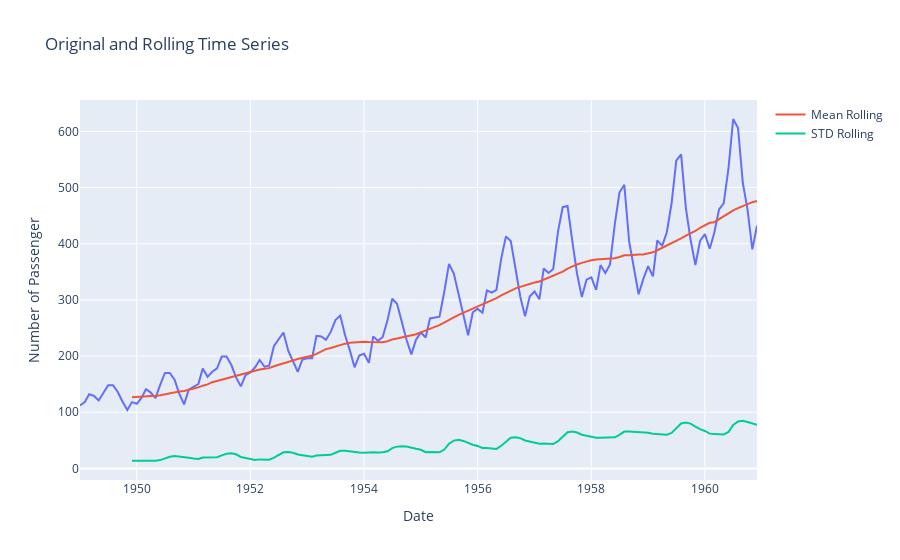

Source (notebook cell):
### Code cell
fig = px.line(
    df,
    x=df.index,
    y="Number of Passenger",
    title="Original and Rolling Time Series",
)
fig.add_scatter(x=df.index, y=rolling_mean, mode="lines", name="Mean Rolling")
fig.add_scatter(x=df.index, y=rolling_std, mode="lines", name="STD Rolling")
fig.show()

### Figure 1 — Plotly figure (JSON) as saved in the notebook; plotly's stock layout.template omitted (floating-point values rounded to 4 significant figures; data arrays with more than 128 entries replaced by an {"elided": "..."} marker saying what was removed)
{"data": [{"hovertemplate": "Date=%{x}<br>Number of Passenger=%{y}<extra></extra>", "legendgroup": "", "line": {"color": "#636efa", "dash": "solid"}, "mode": "lines", "name": "", "orientation": "v", "showlegend": false, "type": "scatter", "x": {"elided": "144 str values"}, "xaxis": "x", "y": {"elided": "144 int values"}, "yaxis": "y"}, {"mode": "lines", "name": "Mean Rolling", "type": "scatter", "x": {"elided": "144 str values"}, "y": {"elided": "144 float values"}}, {"mode": "lines", "name": "STD Rolling", "type": "scatter", "x": {"elided": "144 str values"}, "y": {"elided": "144 float values"}}], "layout": {"legend": {"tracegroupgap": 0}, "title": {"text": "Original and Rolling Time Series"}, "xaxis": {"anchor": "y", "domain": [0, 1], "title": {"text": "Date"}}, "yaxis": {"anchor": "x", "domain": [0, 1], "title": {"text": "Number of Passenger"}}}}
